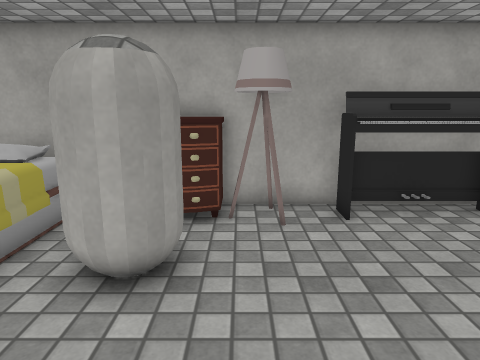
view 1 (above)

17 first-person views from a walk through a Unity game level. The camera is 1.4 m above the floor, tilts 12° down and sees 70° across. The floor is counted in squares, 0.5 m on a side. Each view is taken from the middle of a square. On the plan, view 1 faces up. The plan holds only what a view shows up to about 20 squares ahead; the rest is blank. Some surface patterns are stand-ins.

view 2
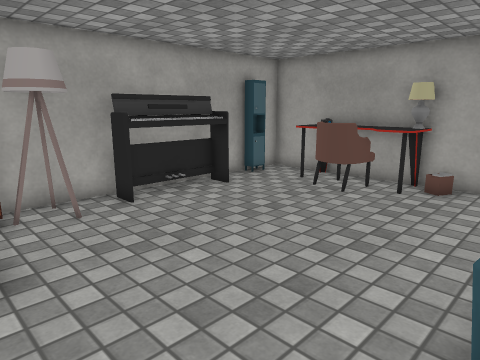

view 3
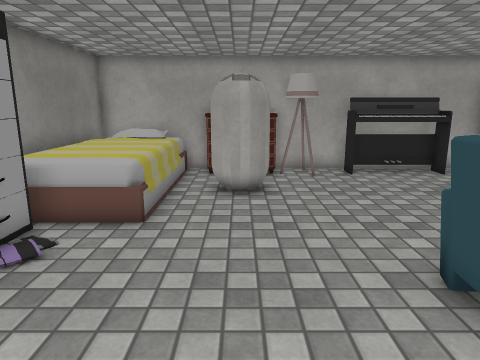

view 4
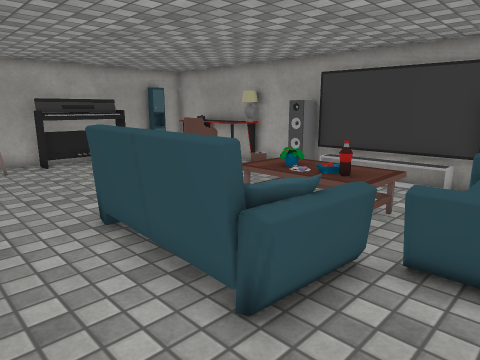

view 5
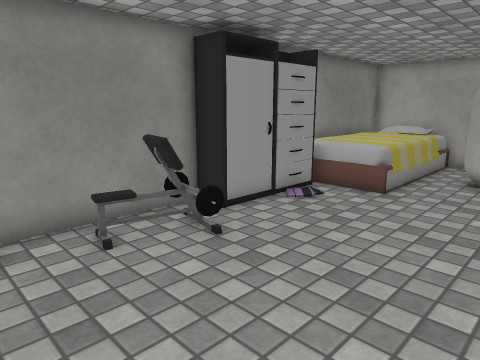

view 6
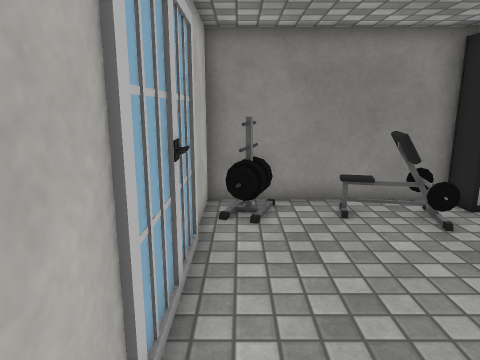

view 7
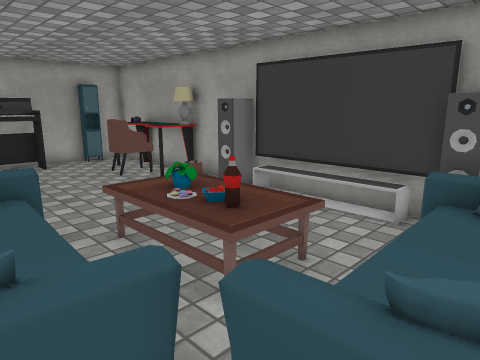

view 8
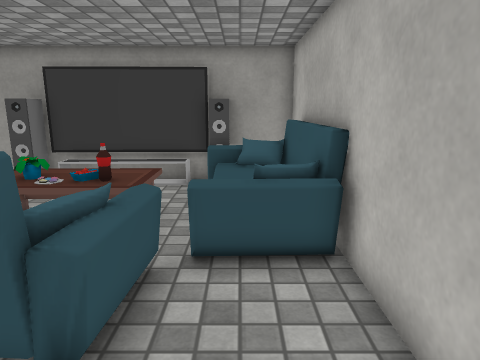

view 9
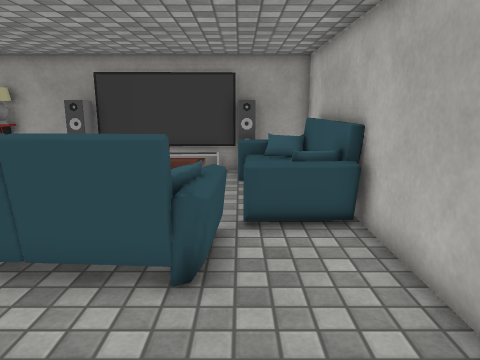

view 10
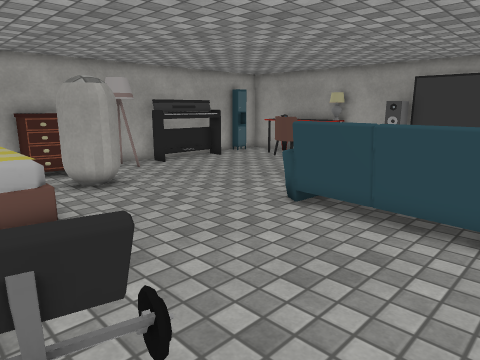

view 11
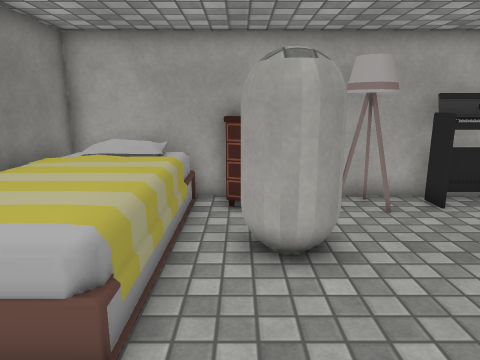

view 12
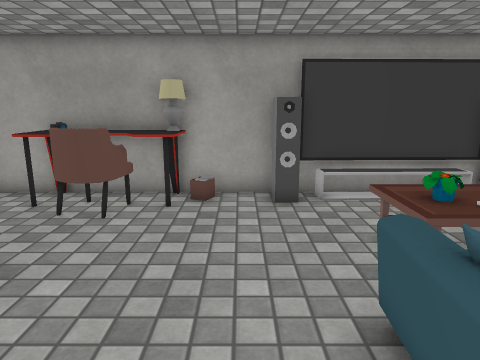

view 13
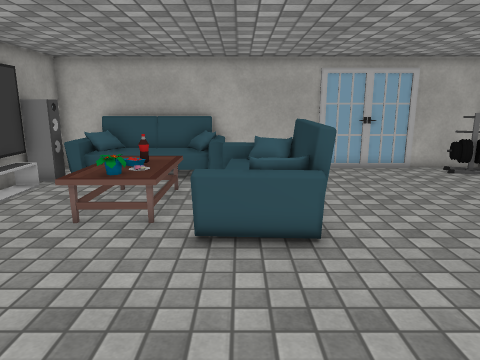

view 14
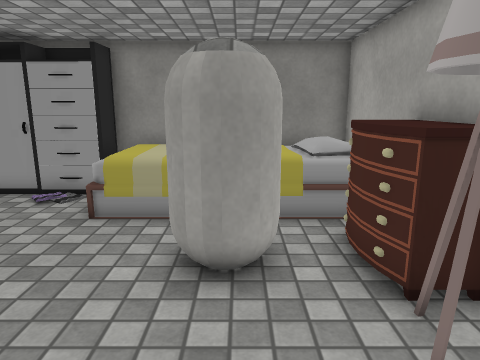

view 15
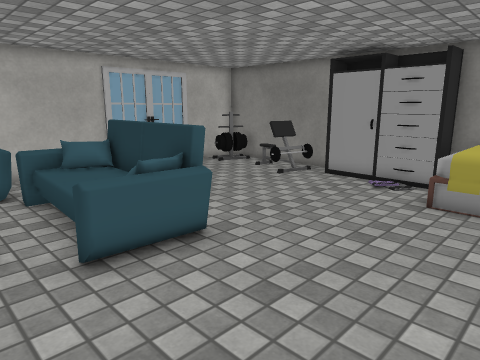

view 16
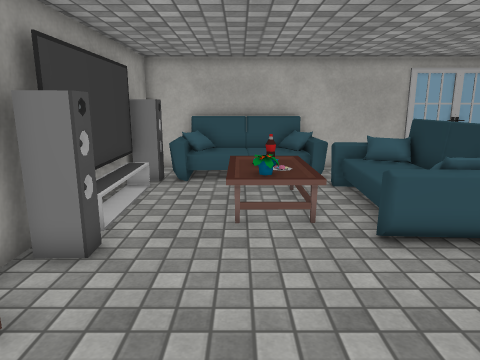

view 17
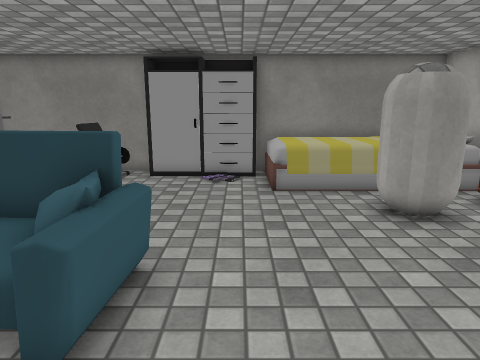

### Floor plan
Key: @ floor where view 1 was taken; # wall or solid block; . floor; = window, fence, low wall or low ledge; B bed; R dresser; L lamp; C closet; T table; H chair; S sofa; O other object.
Columns run from 8 left of view 1 to 11 right of it. Each row starts with its distance up from view 1.
 10 ####################
  9 B BB=RRRLL.OOOOO.CC#
  8 BBBBBRRRLL.OOOOO...#
  7 BBBBB.O..........TTT
  6 BBBBBOOO.........HHT
  5 BBBBBOOO........HHHT
  4 BBBBB............HHT
  3 BBBBB............TLL
  2 #CBB...............#
  1 #C.................#
  0 #C......@.........##
 -1  C.......SSSS.....##
 -2  C.......SOO.TTT...#
 -3 #C.......SOO.TOO...#
 -4 #........SOO.TOT...#
 -5 #OO......SOO.TOT...#
 -6 #O.......SSO.TTT...#
 -7 #........SSSS....S##
 -8 #O..........SOO OSS#
 -9 #OO.........SOO O .#
-10 ####################

Where each view was taken, in squares from view 1:
view 1: 0 up, 0 right, facing up
view 2: 1 down, 2 left, facing up-right
view 3: 6 down, 2 left, facing up
view 4: 9 down, 2 left, facing up-right
view 5: 9 down, 0 right, facing up-left
view 6: 9 down, 2 right, facing left
view 7: 9 down, 2 right, facing up-right
view 8: 8 down, 2 left, facing right
view 9: 7 down, 4 left, facing right
view 10: 7 down, 7 left, facing up-right
view 11: 1 down, 3 left, facing up
view 12: 1 up, 0 right, facing right
view 13: 6 up, 3 right, facing down
view 14: 6 up, 4 right, facing left
view 15: 5 up, 6 right, facing down-left
view 16: 6 up, 7 right, facing down
view 17: 1 up, 7 right, facing left
